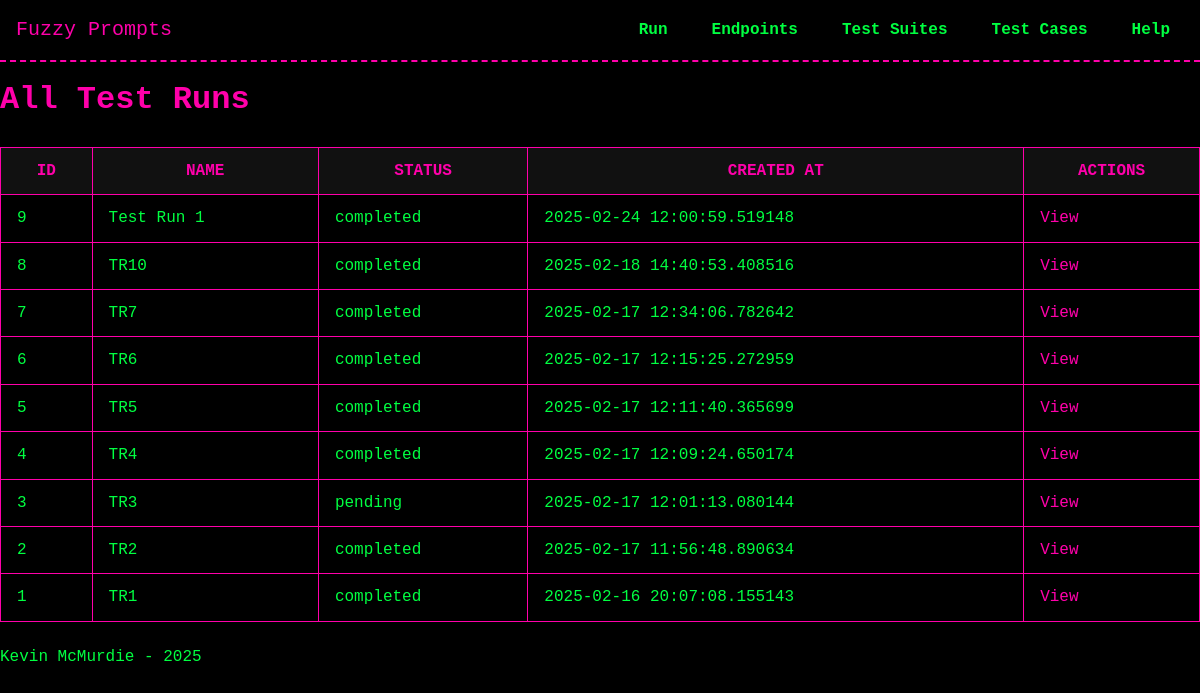
Before: /test_runs/ with the older database file.
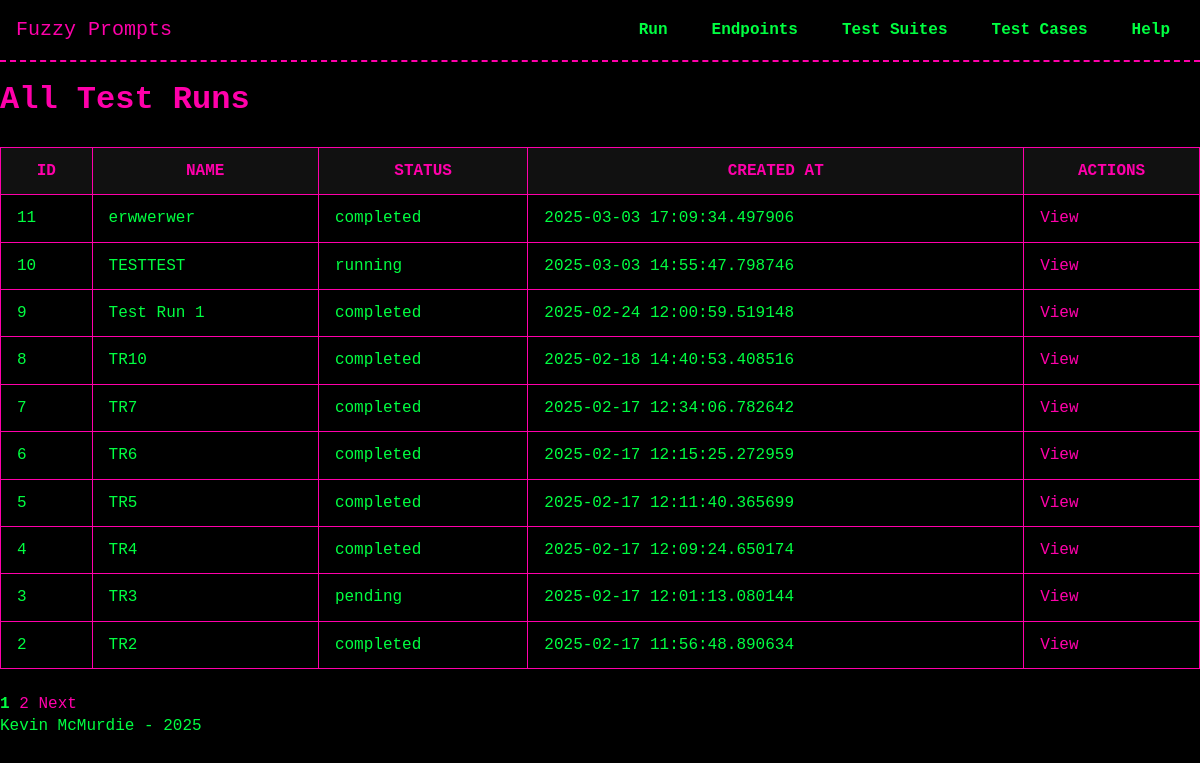
After: the same page with the newer database file.
### models/model_TestRun.py (models this page shows, shortened)
class TestRun(db.Model):
    __tablename__ = 'test_runs'
    id = db.Column(db.Integer, primary_key=True)
    name = db.Column(db.String(255), nullable=False)
    created_at = db.Column(db.DateTime, default=datetime.now)
    finished_at = db.Column(db.DateTime, nullable=True)
    status = db.Column(db.String(50), default="pending")
    current_sequence = db.Column(db.Integer, default=0)
    endpoint_id = db.Column(
        db.Integer,
        db.ForeignKey("endpoints.id", ondelete="SET NULL"),
        nullable=True
    )
    endpoint = db.relationship("Endpoint", back_populates="test_runs", passive_deletes=True)
    test_suites = db.relationship('TestSuite', secondary=test_run_suites, back_populates='test_runs')
    executions = db.relationship('TestExecution', back_populates='test_run',
                               order_by='TestExecution.sequence',
                               cascade='all, delete-orphan')

### routes/test_runs.py (the view)
@test_runs_bp.route('/', methods=['GET'])
def list_test_runs():
    page = request.args.get('page', 1, type=int)
    pagination = TestRun.query.order_by(TestRun.id.desc()).paginate(page=page, per_page=10, error_out=False)
    runs = pagination.items
    return render_template('test_runs/list_test_runs.html', test_runs=runs, pagination=pagination)

### templates/test_runs/list_test_runs.html (shortened to what this page needs)
{% extends "base.html" %}
{% block head %}
  <link rel="stylesheet" href="{{ url_for('static', filename='css/tables.css') }}">
{% endblock %}
{% block content %}
<h1>All Test Runs</h1>
{% if test_runs %}
  <table>
    <thead>
      <tr>
        <th>ID</th>
        <th>Name</th>
        <th>Status</th>
        <th>Created At</th>
        <th>Actions</th>
      </tr>
    </thead>
    <tbody>
      {% for run in test_runs %}
        <tr>
          <td>{{ run.id }}</td>
          <td>{{ run.name or 'N/A' }}</td>
          <td>{{ run.status or 'pending' }}</td>
          <td>{{ run.created_at or 'N/A' }}</td>
          <td>
            <a href="{{ url_for('test_runs_bp.view_test_run', run_id=run.id) }}">View</a>
          </td>
        </tr>
      {% endfor %}
    </tbody>
  </table>
  {% if pagination.pages > 1 %}
    <div style="margin-top: 1rem;">
      {% for p in range(1, pagination.pages + 1) %}
        {% if p == pagination.page %}
          <strong>{{ p }}</strong>
        {% else %}
          <a href="{{ url_for('test_runs_bp.list_test_runs', page=p) }}">{{ p }}</a>
        {% endif %}
      {% endfor %}
      {% if pagination.has_next %}
        <a href="{{ url_for('test_runs_bp.list_test_runs', page=pagination.next_num) }}">Next</a>
      {% endif %}
    </div>
  {% endif %}
{% else %}
  <p>No test runs found.</p>
{% endif %}
{% endblock %}

### templates/base.html (shortened to what this page needs)
<!DOCTYPE html>
<html lang="en">
<head>
  <link rel="stylesheet" href="{{ url_for('static', filename='css/theme.css') }}">
  <link rel="stylesheet" href="{{ url_for('static', filename='css/navbar.css') }}">
  {% block head %}{% endblock %}
</head>
<body>
  <header>
    <nav class="navbar">
      <div class="nav-brand glitch">
        <a href="{{ url_for('core_bp.index') }}">Fuzzy Prompts</a>
      </div>
      <ul class="nav-links">
        <li class="dropdown">
          <a href="#">Run</a>
        </li>
        <li class="dropdown">
          <a href="#">Endpoints</a>
        </li>
        <li class="dropdown">
          <a href="#">Test Suites</a>
        </li>
        <li class="dropdown">
          <a href="#">Test Cases</a>
        </li>
        <li class="dropdown">
          <a href="{{ url_for('help_bp.index') }}">Help</a>
        </li>
      </ul>
    </nav>
  </header>
  <main>
    {% block content %}{% endblock %}
  </main>
  <footer>
    <p>Kevin McMurdie - 2025</p>
  </footer>
</body>
</html>

### static/css/theme.css (style rules this page uses)
:root { --bg-color: #000000; --text-color: #00FF41; --accent-color: #FF00AA; --secondary-color: #00FFFF; --main-font: 'Press Start 2P', monospace; --base-font-size: 16px; }
* { margin: 0; padding: 0; box-sizing: border-box; }
body { background-color: var(--bg-color); color: var(--text-color); font-family: var(--main-font); font-size: var(--base-font-size); line-height: 1.4; }
a { color: var(--accent-color); text-decoration: none; }
h1, h2, h3, h4, h5, h6 { color: var(--accent-color); margin: 1rem 0 0.5rem; }
.glitch { position: relative; color: var(--accent-color); animation: glitch 2s infinite; }

### static/css/navbar.css (style rules this page uses)
.navbar { display: flex; align-items: center; justify-content: space-between; background-color: var(--bg-color); border-bottom: 2px dashed var(--accent-color); padding: 1rem; }
.nav-brand a { color: var(--accent-color); text-decoration: none; font-size: 1.25rem; }
.nav-links { list-style: none; display: flex; gap: 1rem; }
.nav-links a { color: var(--text-color); font-weight: 600; padding: 0.5rem 0.75rem; border: 2px solid transparent; transition: border-color 0.2s; }
.nav-links li.dropdown { position: relative; }

### static/css/tables.css (style rules this page uses)
table { width: 100%; border-collapse: collapse; margin: 1.5rem 0; }
th, td { padding: 0.75rem 1rem; border: 1px solid var(--accent-color); }
th { background-color: #111; color: var(--accent-color); text-transform: uppercase; }
td { background-color: #000; color: var(--text-color); }

Changed rows visible on the page:
no longer on this page (row unchanged): TestRun: id "1", name "TR1", status "completed", created_at "2025-02-16 20:07:08.155143"
added TestRun: id "11", name "erwwerwer", status "completed", created_at "2025-03-03 17:09:34.497906"
added TestRun: id "10", name "TESTTEST", status "running", created_at "2025-03-03 14:55:47.798746"
Other visible differences:
new list line: "1"
new list line: "2"
text now shown: "Next"
